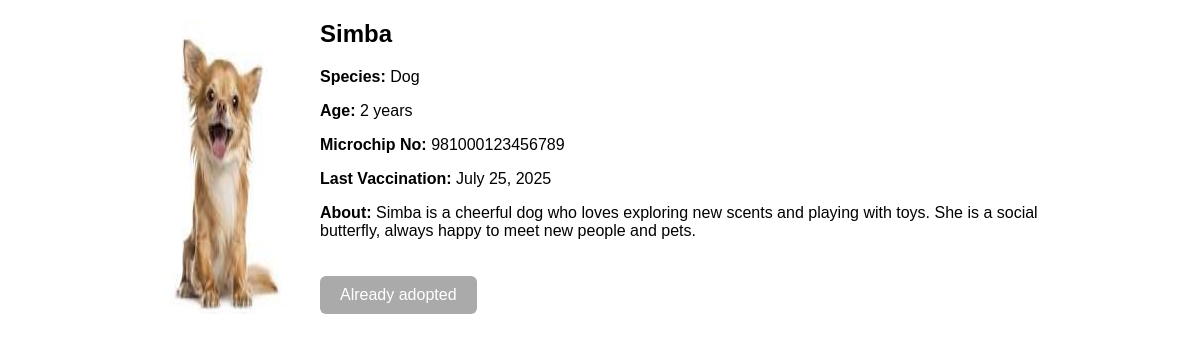
The page /pets/3/ on the database its author committed.
### adoption/models.py (models this page shows, shortened)
class Pet(models.Model):
    SPECIES_CHOICES = (
        ("Dog", "Dog"),
        ("Cat", "Cat"),
        ("Parrot", "Parrot"),
        ("Fish", "Fish"),
        ("Hamster", "Hamster"),
        ("Other", "Other"),
    )
    name = models.CharField(max_length=100)
    species = models.CharField(
        max_length=20,
        choices=SPECIES_CHOICES,
        default='Dog'
    )
    age = models.IntegerField()
    description = models.TextField(blank=True, null=True)
    image = models.ImageField(upload_to='pet_images/', blank=True, null=True)
    microchip_number = models.CharField(max_length=100, blank=True, null=True)
    vaccination_date = models.DateField(blank=True, null=True)
    is_adopted = models.BooleanField(default=False)
    posted_on = models.DateTimeField(default=timezone.now)

### adoption/views.py (the view)
# urls.py: path('pets/<int:pk>/', views.pet_detail, name='pet_detail'),
def pet_detail(request, pk):
    pet = get_object_or_404(Pet, pk=pk)
    return render(request, 'pet_detail.html', {'pet': pet})

### adoption/templates/pet_detail.html (shortened to what this page needs)
<!DOCTYPE html>
<html>
<head>
</head>
<body>
    <div class="header">
        {% if pet.image %}
        <img src="{{ pet.image.url }}" alt="{{ pet.name }}">
        {% endif %}
        <div class="info">
            <h2>{{ pet.name }}</h2>
            <p><strong>Species:</strong> {{ pet.species }}</p>
            <p><strong>Age:</strong> {{ pet.age }} years</p>
            {% if pet.microchip_number %}
                <p><strong>Microchip No:</strong> {{ pet.microchip_number }}</p>
            {% endif %}
            {% if pet.vaccination_date %}
                <p><strong>Last Vaccination:</strong> {{ pet.vaccination_date }}</p>
            {% endif %}
            {% if pet.description %}
                <p><strong>About:</strong> {{ pet.description }}</p>
            {% endif %}
            {% if pet.is_adopted %}
                <a class="btn disabled">Already adopted</a>
            {% else %}
                <a href="{% url 'adopt_pet' pet.id %}" class="btn">Adopt this pet</a>
            {% endif %}
        </div>
    </div>
</body>
</html>

### adoption/templates/pet_detail.html (style rules this page uses)
body { font-family: Arial, sans-serif; max-width: 900px; margin: 0 auto; padding: 20px; }
.header { display: flex; gap: 20px; }
.header img { max-width: 350px; border-radius: 8px; }
.info h2 { margin-top: 0; }
.btn { display: inline-block; margin-top: 20px; padding: 10px 20px; background: #4CAF50; color: #fff; text-decoration: none; border-radius: 6px; }
.btn.disabled { background: #aaa; pointer-events: none; }

### rows shown on the page
Pet: image (picture), name "Simba", species "Dog", age "2", microchip_number "981000123456789", vaccination_date "July 25, 2025", description "Simba is a cheerful dog who loves exploring new scents and playing with toys. She is a social butterfly, always happy to meet new people and pets."
